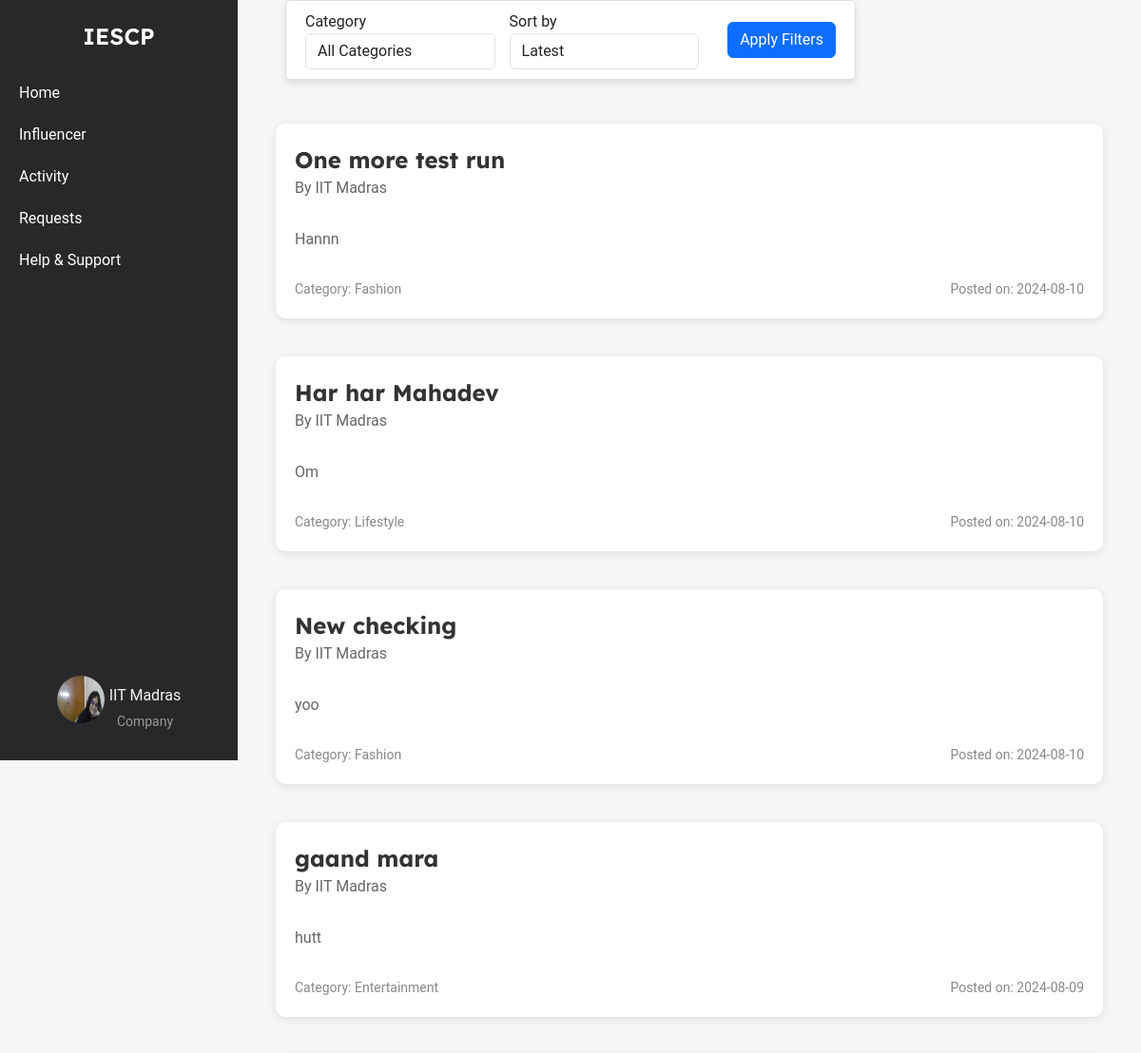
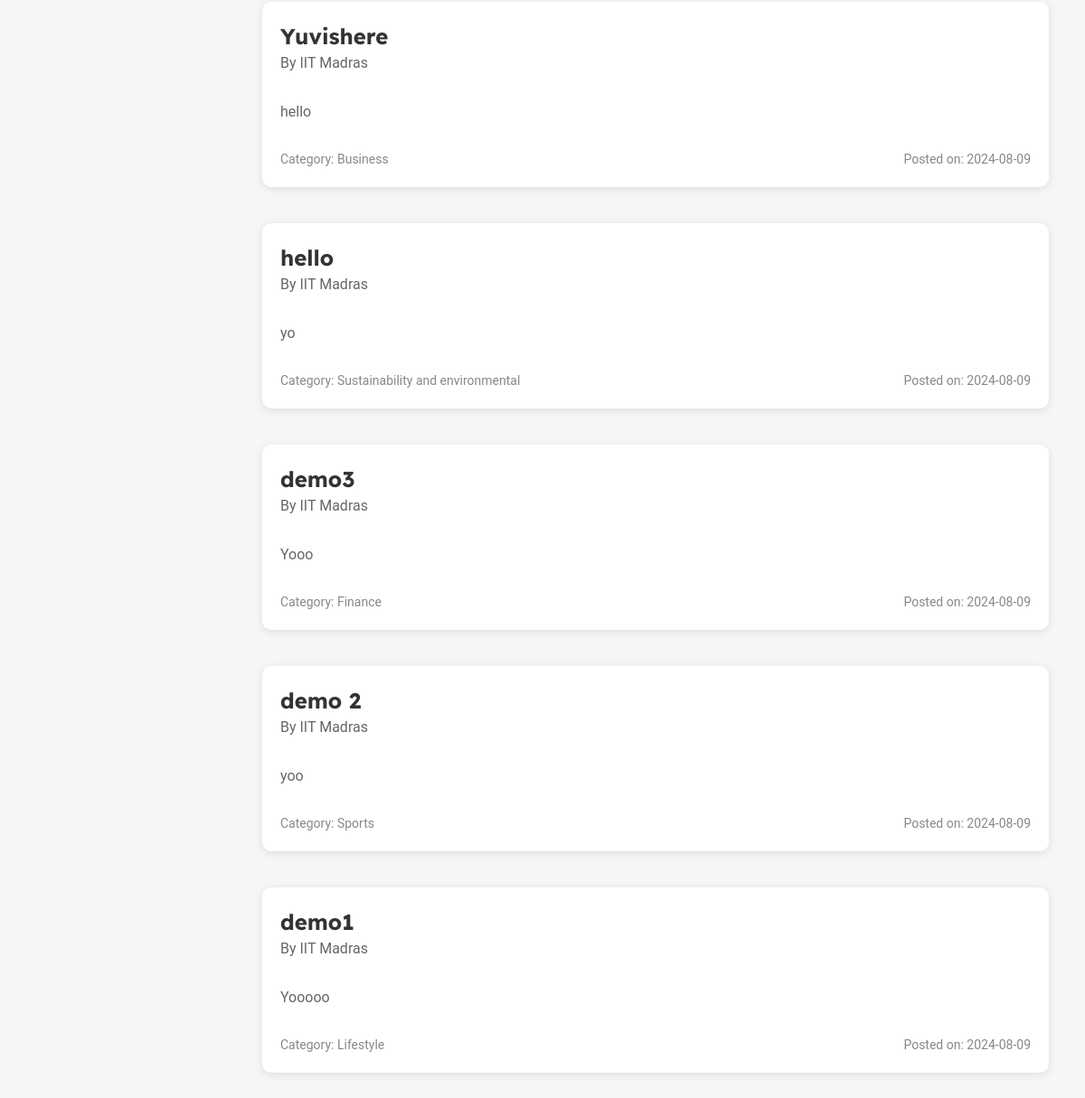
Screenshot of /company/home (signed in) with the database file from the repository (2 pictures, top to bottom).
### models.py (models this page shows, shortened)
class Company(db.Model):
    __tablename__ = 'company'
    id = db.Column(db.Integer, primary_key=True)
    company_name = db.Column(db.String(100), nullable=False)
    username = db.Column(db.String(50), unique=True, nullable=False)
    email = db.Column(db.String(120), unique=True, nullable=False)
    password_hash = db.Column(db.String(128), nullable=False)
    phone_number = db.Column(db.String(20), nullable=False)
    address = db.Column(db.String(200), nullable=False)
    industry = db.Column(db.String(100), nullable=False)
    other_industry = db.Column(db.String(100), nullable=True)
    website = db.Column(db.String(200), nullable=False)
    description = db.Column(db.Text, nullable=False)
    social_media_link = db.Column(db.String(200), nullable=False)
    logo = db.Column(db.String(200), nullable=False)
    campaigns = db.relationship('Campaign', backref='company', lazy=True)

class Campaign(db.Model):
    __tablename__ = 'campaign'
    id = db.Column(db.Integer, primary_key=True)
    title = db.Column(db.String(200), nullable=False)
    description = db.Column(db.Text, nullable=False)
    budget = db.Column(db.Float, nullable=False)
    start_date = db.Column(db.Date, nullable=False)
    end_date = db.Column(db.Date, nullable=False)
    company_id = db.Column(db.Integer, db.ForeignKey('company.id'), nullable=False)
    status = db.Column(db.String(50), nullable=False, default='pending')
    category = db.Column(db.String(255), nullable=False)
    created_at = db.Column(db.DateTime, nullable=False, default=datetime.utcnow)
    visibility = db.Column(db.String(50), nullable=False, default='public')
    influencers = db.relationship('Influencer', secondary=influencer_campaign_association, back_populates='campaigns')

### company_routes.py (the view)
@app.route('/company/home', methods=['GET'])
@company_auth_required
def company_home():
    user = Company.query.get(session['company_id'])
    selected_category = request.args.get('category', '')
    selected_sort = request.args.get('sort', 'latest')
    campaigns_query = Campaign.query.filter_by(visibility='public')  # Only public campaigns
    if selected_category:
        campaigns_query = campaigns_query.filter_by(category=selected_category)
    if selected_sort == 'oldest':
        campaigns = campaigns_query.order_by(Campaign.created_at.asc()).all()
    else:
        campaigns = campaigns_query.order_by(Campaign.created_at.desc()).all()
    categories = [
        "Fashion",
        "Beauty",
        "Fitness and health",
        "Travel",
        "Food and beverage",
        "Lifestyle",
        "Finance",
        "Automotive",
        "Entertainment",
        "Education",
        "Business",
        "Art and design",
        "Sports",
        "Sustainability and environmental",
        "Politics and social issues"
    ]
    return render_template('company_home.html', campaigns=campaigns, categories=categories, selected_category=selected_category, selected_sort=selected_sort, user=user)

### company_routes.py (called while the page is built)
def company_auth_required(func):
    @wraps(func)
    def func3(*args, **kwargs):
        if 'company_id' in session:
            return func(*args, **kwargs)
        else:
            flash("Please login first")
            return redirect(url_for('company_login'))
    return func3

### templates/company_home.html (shortened to what this page needs)
{% extends 'layout.html' %}
{% block content %}
    <div class="container-box">
        <div class="sidebar">
            <div class="logo">IESCP</div>
            <ul>
                <li><a href="{{url_for('company_home')}}">Home</a></li>
                <li><a href="{{url_for('influencer_search')}}">Influencer</a></li>
                <li><a href="{{url_for('company_activity')}}">Activity</a></li>
                <li><a href="{{url_for('company_requests')}}">Requests</a></li>
                <li><a href="#">Help & Support</a></li>
            </ul>
            <div class="profile">
                <a href="{{url_for('company_dashboard')}}">
                    <img src="{{ url_for('static', filename='profile_upload/company/' + user.username + '/' + user.logo) }}" alt="Profile Picture">
                    <div class="profile-name-category">
                        <span class="company_name">{{ user.company_name }}</span>
                        <span class="category">Company</span>
                    </div>
                </a>
            </div>
        </div>
        <div class="content">
            <div class="filter-container">
                <form method="GET" action="" class="form-inline">
                    <div class="form-group">
                        <label for="category" class="mr-2">Category</label>
                        <select name="category" id="category" class="form-control">
                            <option value="">All Categories</option>
                        </select>
                    </div>
                    <div class="form-group">
                        <label for="sort" class="mr-2">Sort by</label>
                        <select name="sort" id="sort" class="form-control">
                            <option value="latest" {% if selected_sort == 'latest' %}selected{% endif %}>Latest</option>
                        </select>
                    </div>
                    <button type="submit" class="btn btn-primary">Apply Filters</button>
                </form>
            </div>
            <div class="campaign-list">
                {% for campaign in campaigns %}
                    <div class="campaign">
                        <div class="campaign-main-details">
                            <div class="campaign-title">
                                <a href="{{ url_for('campaign_view', campaign_id=campaign.id) }}">{{ campaign.title }}</a>
                                <p>By {{ campaign.company.company_name }}</p>
                            </div>
                        </div>
                        <div class="campaign-details">
                            <p>{{ campaign.description }}</p>
                        </div>
                        <div class="campaign-meta">
                            <span>Category: {{ campaign.category }}</span>
                            <span>Posted on: {{ campaign.created_at.strftime('%Y-%m-%d') }}</span>
                        </div>
                    </div>
                {% endfor %}
            </div>
        </div>
    </div>
{% endblock %}

### templates/company_home.html (style rules this page uses)
body { font-family: 'Roboto', Arial, sans-serif; margin: 0; padding: 0; background-color: #f4f6f8; }
.container-box { display: flex; width: 100%; }
a { text-decoration: none; color: whitesmoke; }
.sidebar { width: 250px; background-color: #28282B; color: white; display: flex; flex-direction: column; align-items: center; padding-top: 20px; position: fixed; top: 0; height: 100vh; overflow: auto; }
.sidebar .logo { font-size: 24px; font-weight: bold; margin-bottom: 20px; font-family: 'Lexend Deca', sans-serif; font-weight: 600; }
.sidebar ul { list-style-type: none; padding: 0; width: 100%; }
.sidebar ul li { width: 100%; }
.sidebar ul li a { display: block; padding: 10px 20px; color: white; text-decoration: none; }
.sidebar .profile { margin-top: auto; text-align: center; padding: 10px; }
.profile .category { font-size: 14px; color: #999; margin-top: 5px; }
.sidebar .profile img { width: 50px; height: 50px; border-radius: 50%; margin-bottom: 5px; }
.profile { display: flex; flex-direction: column; align-items: center; text-align: center; padding: 10px; margin-bottom: 20px; }
.profile a { display: flex; align-items: center; text-align: center; justify-content: center; gap: 5px; }
.profile-name-category { display: flex; flex-direction: column; align-items: center; text-align: center; justify-content: center; padding-top: 13px; }
.content { flex: 1; padding: 20px; padding-left: 270px; display: flex; flex-direction: column; align-items: center; width: calc(100% - 250px); }
.filter-container { display: flex; justify-content: center; align-items: center; padding: 10px 20px; background-color: #fff; border: 1px solid #ddd; border-radius: 5px; width: auto; max-width: 800px; box-shadow: 0 4px 6px rgba(0, 0, 0, 0.1); position: fixed; top: 0; left: 50%; transform: translateX(-50%); z-index: 1000; flex-wrap: wrap; }
.filter-container .form-group { margin-bottom: 0; margin-right: 15px; flex: 1; min-width: 150px; }
.filter-container select { width: 100%; }
.filter-container button { margin-left: 15px; }
.form-inline { display: flex; align-items: center; width: 100%; flex-wrap: wrap; }
.campaign-list { display: flex; flex-direction: column; align-items: center; justify-content: center; width: 100%; margin-top: 90px; }
.campaign { background-color: #ffffff; padding: 20px; border-radius: 10px; box-shadow: 0 2px 10px rgba(0, 0, 0, 0.1); margin: 20px 0; transition: transform 0.2s, box-shadow 0.2s; position: relative; width: calc(100% - 40px); max-width: 1000px; }
.campaign-main-details { display: flex; justify-content: space-between; align-items: center; margin-bottom: 10px; }
.campaign-title { display: flex; flex-direction: column; }
.campaign-title a { font-size: 24px; font-weight: bold; font-family: 'Lexend Deca', sans-serif; color: #333; text-decoration: none; }
.campaign-title p { font-size: 14px; color: #555; }
.campaign-details { display: flex; gap: 10px; margin-bottom: 10px; }
.campaign p { font-size: 16px; color: #666; margin-bottom: 20px; }
.campaign-meta { display: flex; justify-content: space-between; font-size: 14px; color: #888; }

### rows the page displays
Company: username+logo (picture), company_name "IIT Madras"
Campaign: title "One more test run", company.company_name "IIT Madras", description "Hannn", category "Fashion", created_at "2024-08-10"
Campaign: title "Har har Mahadev", company.company_name "IIT Madras", description "Om", category "Lifestyle", created_at "2024-08-10"
Campaign: title "New checking", company.company_name "IIT Madras", description "yoo", category "Fashion", created_at "2024-08-10"
Campaign: title "gaand mara", company.company_name "IIT Madras", description "hutt", category "Entertainment", created_at "2024-08-09"
Campaign: title "Yuvishere", company.company_name "IIT Madras", description "hello", category "Business", created_at "2024-08-09"
Campaign: title "hello", company.company_name "IIT Madras", description "yo", category "Sustainability and environmental", created_at "2024-08-09"
Campaign: title "demo3", company.company_name "IIT Madras", description "Yooo", category "Finance", created_at "2024-08-09"
Campaign: title "demo 2", company.company_name "IIT Madras", description "yoo", category "Sports", created_at "2024-08-09"
Campaign: title "demo1", company.company_name "IIT Madras", description "Yooooo", category "Lifestyle", created_at "2024-08-09"
